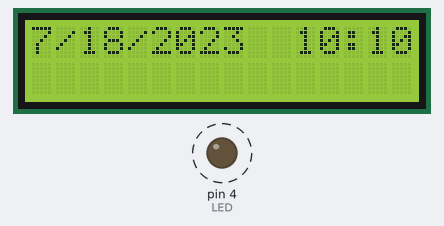
Recording of a sketch running on a simulated Arduino Uno, built with avr-gcc and run on an emulated ATmega328P. Shown: 16×2 character LCD, output pins drawn as LEDs (lit = HIGH). Dashed ring = blinking. The local clock reads 2024-03-15 10:24:30 at power-on unless the sketch sets it.

Above: at 0.1 s.
At 42.5 s:
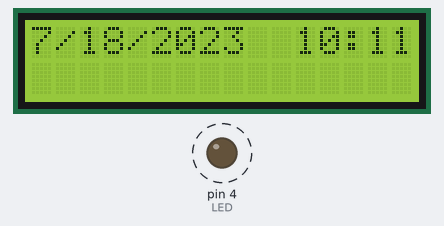
At 102.2 s:
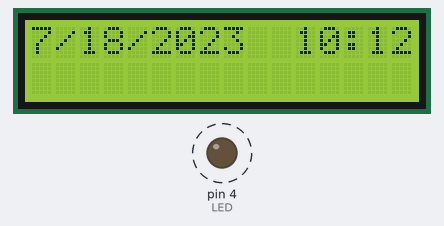
Timing chart, 0 to 130.0 s (numbered marks = the images above):
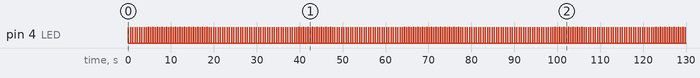

The sketch:

clock.ino
```cpp
#include <virtuabotixRTC.h>
#include <Wire.h>
#include <LiquidCrystal_I2C.h>

LiquidCrystal_I2C lcd(0x27, 16, 2);
virtuabotixRTC rtcv(6, 7, 8);
int LED = 4;

void setup()
{
  Serial.begin(9600);
  lcd.begin();
  lcd.backlight();
  // seconds, minutes, hours, day of the week, day of the month, month, year
  rtcv.setDS1302Time(18, 10, 10, 7, 18, 7, 2023);
  pinMode(LED, OUTPUT);
}
void loop()
{
  digitalWrite(LED, HIGH);
  rtcv.updateTime();
  lcd.clear();
  lcd.print(rtcv.month);
  lcd.print("/");
  lcd.print(rtcv.dayofmonth);
  lcd.print("/");
  lcd.print(rtcv.year);
  lcd.print("  ");
  lcd.print(rtcv.hours);
  lcd.print(":");
  lcd.print(rtcv.minutes);
  lcd.print(":");
  lcd.print(rtcv.seconds);
  lcd.print(":");
  digitalWrite(LED, LOW);
  delay(500);
}
```

Measured:
- by itself, pin 4 (LED): alternates HIGH for 0.02 s and LOW for 0.50 s
